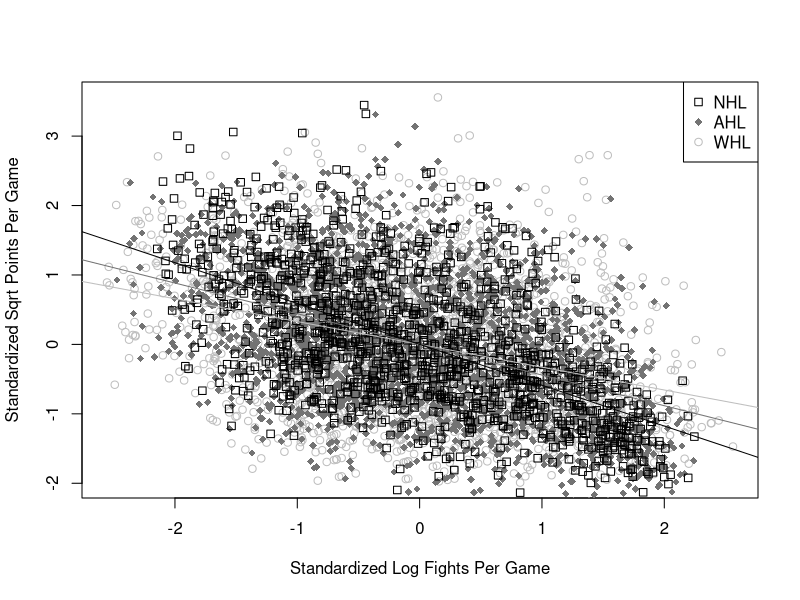
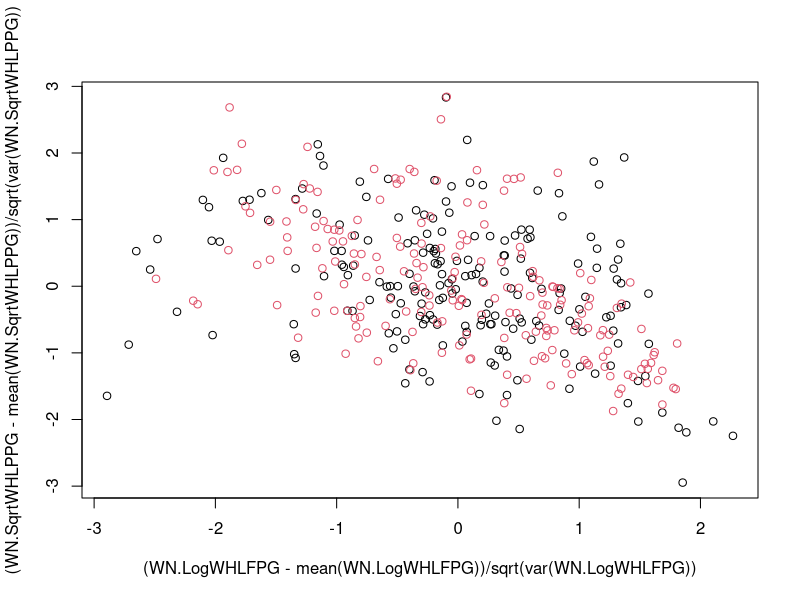
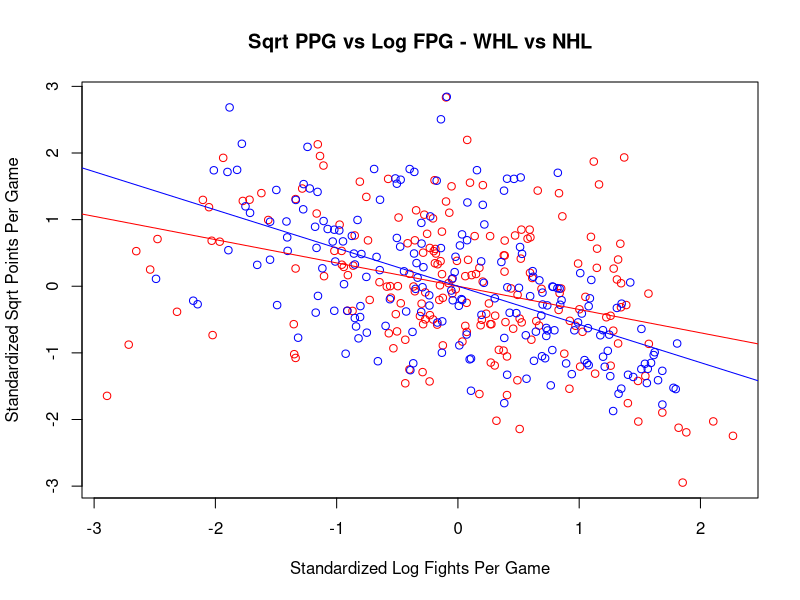
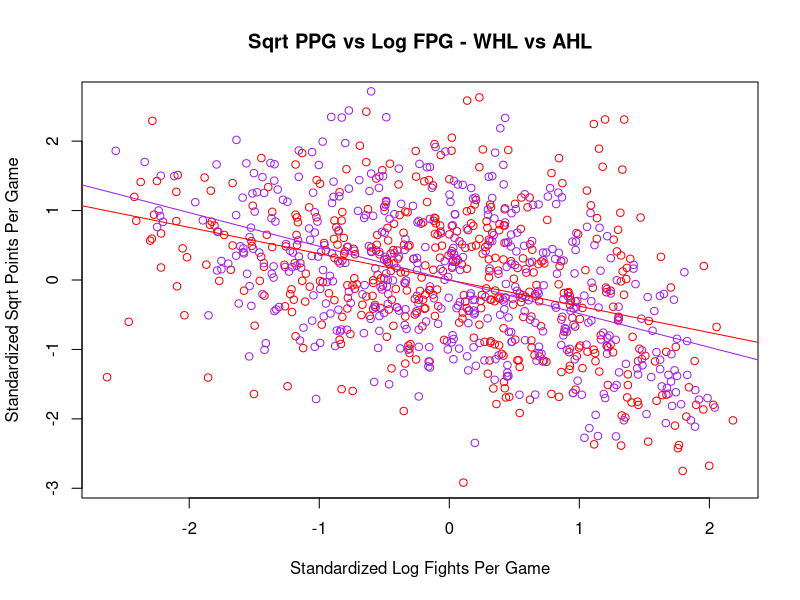
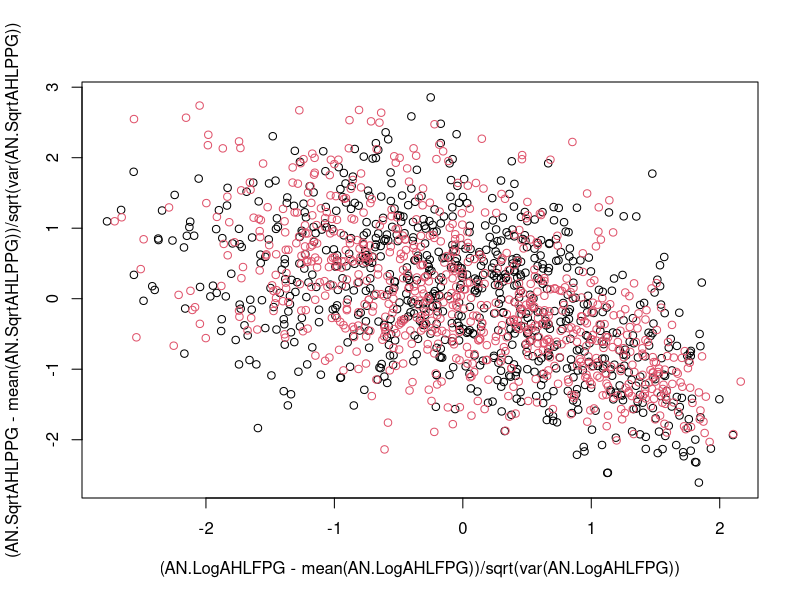
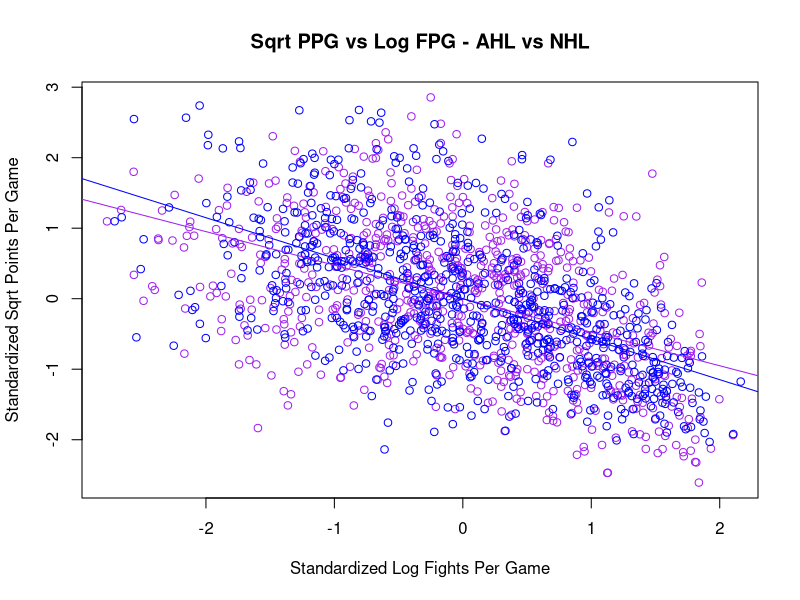

Recreate these plots in R, in order. (Note: this script raises an error after producing the figures.)
#Transitions Between Leagues
WHLtoNHL <-read.csv("TransWHLNHL.csv")
WHLtoAHL <-read.csv("TransWHLAHL.csv")
AHLtoNHL <-read.csv("TransAHLNHL.csv")
ALLThree <-read.csv("TransALL3.csv")
ScatterInfo <-read.csv("WHLAHLNHLScatter.csv")


#All 3 - No Subsets
AHLScat <- ScatterInfo[which(ScatterInfo$AHL.GP>20 & ScatterInfo$AHLPPG>0 & ScatterInfo$AHL.FPG > 0),]
LogAHLFPG <- log(AHLScat$AHL.FPG)
SqrtAHLPPG <- sqrt(AHLScat$AHLPPG)
WHLScat <- ScatterInfo[which(ScatterInfo$WHL.GP>18 & ScatterInfo$WHLPPG >0 & ScatterInfo$WHLFPG>0),]
LogWHLFPG <- log(WHLScat$WHLFPG)
SqrtWHLPPG <- sqrt(WHLScat$WHLPPG)
NHLScat <- ScatterInfo[which(ScatterInfo$NHL.GP>20 & ScatterInfo$NHL.PPG>0 & ScatterInfo$NHLFPG>0 ),]
LogNHLFPG <- log(NHLScat$NHLFPG)
SqrtNHLPPG <- sqrt(NHLScat$NHL.PPG)

ZLogWHLFPG <- (LogWHLFPG-mean(LogWHLFPG))/sqrt(var(LogWHLFPG))
ZLogAHLFPG <- (LogAHLFPG-mean(LogAHLFPG))/sqrt(var(LogAHLFPG))
ZLogNHLFPG <- (LogNHLFPG-mean(LogNHLFPG))/sqrt(var(LogNHLFPG))
ZSqrtWHLPPG <- (SqrtWHLPPG-mean(SqrtWHLPPG))/sqrt(var(SqrtWHLPPG))
ZSqrtAHLPPG <- (SqrtAHLPPG-mean(SqrtAHLPPG))/sqrt(var(SqrtAHLPPG))
ZSqrtNHLPPG <- (SqrtNHLPPG-mean(SqrtNHLPPG))/sqrt(var(SqrtNHLPPG))



mean(LogWHLFPG)
plot((LogWHLFPG-mean(LogWHLFPG))/sqrt(var(LogWHLFPG)),(SqrtWHLPPG-mean(SqrtWHLPPG))/sqrt(var(SqrtWHLPPG)),col='grey',pch = 1, xlab = 'Standardized Log Fights Per Game',ylab = 'Standardized Sqrt Points Per Game' )
points((LogAHLFPG-mean(LogAHLFPG))/sqrt(var(LogAHLFPG)),(SqrtAHLPPG-mean(SqrtAHLPPG))/sqrt(var(SqrtAHLPPG)),col='grey 45',pch = 18)
points((LogNHLFPG-mean(LogNHLFPG))/sqrt(var(LogNHLFPG)),(SqrtNHLPPG-mean(SqrtNHLPPG))/sqrt(var(SqrtNHLPPG)),col='black',pch =0)
abline(lm(ZLogWHLFPG~ZSqrtWHLPPG),col = 'grey')
abline(lm(ZLogAHLFPG~ZSqrtAHLPPG),col = 'grey 45')
abline(lm(ZLogNHLFPG~ZSqrtNHLPPG),col = 'black')
legend("topright",c('NHL','AHL','WHL'),pch=c(0,18,1),col=c('black','grey 45','grey'))

#CleanMatricmies
WHLtoNHLTrim<-WHLtoNHL[which(WHLtoNHL$WHL.GP>18 & WHLtoNHL$WHL.Points>0 & WHLtoNHL$WHL.Fights>0 & WHLtoNHL$NHL.GP>20 & WHLtoNHL$NHL.Points>0 & WHLtoNHL$NHL.Fights>0),]
WHLtoAHLTrim<-WHLtoAHL[which(WHLtoAHL$WHL.GP>18 & WHLtoAHL$WHL.Points>0 & WHLtoAHL$WHL.Fights>0 & WHLtoAHL$AHL.GP>20 & WHLtoAHL$AHL.Points>0 & WHLtoAHL$AHL.Fights>0),]
AHLtoNHLTrim<-AHLtoNHL[which(AHLtoNHL$AHL.GP>20 & AHLtoNHL$AHL.Points>0 & AHLtoNHL$AHL.Fights>0 & AHLtoNHL$NHL.GP>20 & AHLtoNHL$NHL.Points>0 & AHLtoNHL$NHL.Fights>0),]
ALLThreeTrim<- ALLThree[which(ALLThree$WHL.GP>18 & ALLThree$WHL.Points>0 & ALLThree$WHL.Fights>0 & ALLThree$AHL.GP>20 & ALLThree$AHL.Points>0 & ALLThree$AHL.Fights>0 & ALLThree$NHL.GP>20 & ALLThree$NHL.Points>0 & ALLThree$NHL.Fights>0),]

#WHL to NHL Variables
WN.WHLFPG <- WHLtoNHLTrim$WHL.Fights/WHLtoNHLTrim$WHL.GP
WN.WHLPPG <- WHLtoNHLTrim$WHL.Points/WHLtoNHLTrim$WHL.GP
WN.LogWHLFPG <- log(WN.WHLFPG)
WN.SqrtWHLPPG <- sqrt(WN.WHLPPG)
WN.NHLFPG <- WHLtoNHLTrim$NHL.Fights/WHLtoNHLTrim$NHL.GP
WN.NHLPPG <- WHLtoNHLTrim$NHL.Points/WHLtoNHLTrim$NHL.GP
WN.LogNHLFPG <- log(WN.NHLFPG)
WN.SqrtNHLPPG <- sqrt(WN.NHLPPG)

#plot WHL vs NHL
par(mfrow=c(1,1))
plot((WN.LogWHLFPG-mean(WN.LogWHLFPG))/sqrt(var(WN.LogWHLFPG)),(WN.SqrtWHLPPG-mean(WN.SqrtWHLPPG))/sqrt(var(WN.SqrtWHLPPG)),col=1)
points((WN.LogNHLFPG-mean(WN.LogNHLFPG))/sqrt(var(WN.LogNHLFPG)),(WN.SqrtNHLPPG-mean(WN.SqrtNHLPPG))/sqrt(var(WN.SqrtNHLPPG)),col=2)

WN.ZLogWHLFPG <- (WN.LogWHLFPG-mean(WN.LogWHLFPG))/sqrt(var(WN.LogWHLFPG))
WN.ZSqrtWHLPPG <- (WN.SqrtWHLPPG-mean(WN.SqrtWHLPPG))/sqrt(var(WN.SqrtWHLPPG))
WN.ZLogNHLFPG <- (WN.LogNHLFPG-mean(WN.LogNHLFPG))/sqrt(var(WN.LogNHLFPG))
WN.ZSqrtNHLPPG <- (WN.SqrtNHLPPG-mean(WN.SqrtNHLPPG))/sqrt(var(WN.SqrtNHLPPG))

plot(WN.ZLogWHLFPG,WN.ZSqrtWHLPPG,col='red',main = 'Sqrt PPG vs Log FPG - WHL vs NHL', xlab = 'Standardized Log Fights Per Game',ylab = 'Standardized Sqrt Points Per Game')
points(WN.ZLogNHLFPG,WN.ZSqrtNHLPPG,col='blue')
abline(lm(WN.ZLogWHLFPG~WN.ZSqrtWHLPPG),col = 'red')
abline(lm(WN.ZLogNHLFPG~WN.ZSqrtNHLPPG),col = 'blue')


#models WHL vs NHL
WN.NHLPoints <- lm(formula = WN.SqrtNHLPPG ~ WN.SqrtWHLPPG + WN.LogWHLFPG)
WN.NHLPoints1 <- lm(formula = WN.SqrtNHLPPG ~ WN.SqrtWHLPPG)
WN.NHLFights <- lm(formula = WN.LogNHLFPG ~ WN.SqrtWHLPPG + WN.LogWHLFPG)
WN.NHLFights1 <- lm(formula = WN.LogNHLFPG ~ WN.LogWHLFPG)

#WHL to AHL Variables
WA.WHLFPG <- WHLtoAHLTrim$WHL.Fights/WHLtoAHLTrim$WHL.GP
WA.WHLPPG <- WHLtoAHLTrim$WHL.Points/WHLtoAHLTrim$WHL.GP
WA.LogWHLFPG <- log(WA.WHLFPG)
WA.SqrtWHLPPG <- sqrt(WA.WHLPPG)
WA.AHLFPG <- WHLtoAHLTrim$AHL.Fights/WHLtoAHLTrim$AHL.GP
WA.AHLPPG <- WHLtoAHLTrim$AHL.Points/WHLtoAHLTrim$AHL.GP
WA.LogAHLFPG <- log(WA.AHLFPG)
WA.SqrtAHLPPG <- sqrt(WA.AHLPPG)

#plot WHL vs AHL
par(mfrow=c(1,1))
WA.ZLogWHLFPG <- (WA.LogWHLFPG-mean(WA.LogWHLFPG))/sqrt(var(WA.LogWHLFPG))
WA.ZSqrtWHLPPG <- (WA.SqrtWHLPPG-mean(WA.SqrtWHLPPG))/sqrt(var(WA.SqrtWHLPPG))
WA.ZLogAHLFPG <- (WA.LogAHLFPG-mean(WA.LogAHLFPG))/sqrt(var(WA.LogAHLFPG))
WA.ZSqrtAHLPPG <- (WA.SqrtAHLPPG-mean(WA.SqrtAHLPPG))/sqrt(var(WA.SqrtAHLPPG))

plot(WA.ZLogWHLFPG,WA.ZSqrtWHLPPG,col='red',main = 'Sqrt PPG vs Log FPG - WHL vs AHL', xlab = 'Standardized Log Fights Per Game',ylab = 'Standardized Sqrt Points Per Game')
points(WA.ZLogAHLFPG,WA.ZSqrtAHLPPG,col='purple')
abline(lm(WA.ZLogWHLFPG~WA.ZSqrtWHLPPG),col = 'red')
abline(lm(WA.ZLogAHLFPG~WA.ZSqrtAHLPPG),col = 'purple')

#models WHL vs NHL
WA.AHLPoints <- lm(formula = WA.SqrtAHLPPG ~ WA.SqrtWHLPPG + WA.LogWHLFPG)
WA.AHLPoints1 <- lm(formula = WA.SqrtAHLPPG ~ WA.SqrtWHLPPG)
WA.AHLFights <- lm(formula = WA.LogAHLFPG ~ WA.SqrtWHLPPG + WA.LogWHLFPG)
WA.AHLFights1 <- lm(formula = WA.LogAHLFPG ~ WA.LogWHLFPG)
summary(WA.AHLFights)

#AHL to NHL Variables
AN.AHLFPG <- AHLtoNHLTrim$AHL.Fights/AHLtoNHLTrim$AHL.GP
AN.AHLPPG <- AHLtoNHLTrim$AHL.Points/AHLtoNHLTrim$AHL.GP
AN.LogAHLFPG <- log(AN.AHLFPG)
AN.SqrtAHLPPG <- sqrt(AN.AHLPPG)
AN.NHLFPG <- AHLtoNHLTrim$NHL.Fights/AHLtoNHLTrim$NHL.GP
AN.NHLPPG <- AHLtoNHLTrim$NHL.Points/AHLtoNHLTrim$NHL.GP
AN.LogNHLFPG <- log(AN.NHLFPG)
AN.SqrtNHLPPG <- sqrt(AN.NHLPPG)

#plot AHL vs NHL
par(mfrow=c(1,1))
plot((AN.LogAHLFPG-mean(AN.LogAHLFPG))/sqrt(var(AN.LogAHLFPG)),(AN.SqrtAHLPPG-mean(AN.SqrtAHLPPG))/sqrt(var(AN.SqrtAHLPPG)),col=1)
points((AN.LogNHLFPG-mean(AN.LogNHLFPG))/sqrt(var(AN.LogNHLFPG)),(AN.SqrtNHLPPG-mean(AN.SqrtNHLPPG))/sqrt(var(AN.SqrtNHLPPG)),col=2)

AN.ZLogAHLFPG <- (AN.LogAHLFPG-mean(AN.LogAHLFPG))/sqrt(var(AN.LogAHLFPG))
AN.ZSqrtAHLPPG <- (AN.SqrtAHLPPG-mean(AN.SqrtAHLPPG))/sqrt(var(AN.SqrtAHLPPG))
AN.ZLogNHLFPG <- (AN.LogNHLFPG-mean(AN.LogNHLFPG))/sqrt(var(AN.LogNHLFPG))
AN.ZSqrtNHLPPG <- (AN.SqrtNHLPPG-mean(AN.SqrtNHLPPG))/sqrt(var(AN.SqrtNHLPPG))

plot(AN.ZLogAHLFPG,AN.ZSqrtAHLPPG,col='purple',main = 'Sqrt PPG vs Log FPG - AHL vs NHL', xlab = 'Standardized Log Fights Per Game',ylab = 'Standardized Sqrt Points Per Game')
points(AN.ZLogNHLFPG,AN.ZSqrtNHLPPG,col='blue')
abline(lm(AN.ZLogAHLFPG~AN.ZSqrtAHLPPG),col = 'purple')
abline(lm(AN.ZLogNHLFPG~AN.ZSqrtNHLPPG),col = 'blue')




#models AHL vs NHL
AN.NHLPoints <- lm(formula = AN.SqrtNHLPPG ~ AN.SqrtAHLPPG + AN.LogAHLFPG)
AN.NHLPoints1 <- lm(formula = AN.SqrtNHLPPG ~ AN.SqrtAHLPPG)
AN.NHLFights <- lm(formula = AN.LogNHLFPG ~ AN.SqrtAHLPPG + AN.LogAHLFPG)
AN.NHLFights1 <- lm(formula = AN.LogNHLFPG ~ AN.LogAHLFPG)

#All3 Variables
A3.AHLFPG <- ALLThreeTrim$AHL.Fights/ALLThreeTrim$AHL.GP
A3.AHLPPG <- ALLThreeTrim$AHL.Points/ALLThreeTrim$AHL.GP
A3.WHLFPG <- ALLThreeTrim$WHL.Fights/ALLThreeTrim$WHL.GP
A3.LogAHLFPG <- log(A3.AHLFPG)
A3.SqrtAHLPPG <- sqrt(A3.AHLPPG)
A3.LogWHLFPG <- log(A3.WHLFPG)
A3.SqrtWHLPPG <- sqrt(A3.WHLPPG)
A3.NHLFPG <- ALLThreeTrim$NHL.Fights/ALLThreeTrim$NHL.GP
A3.NHLPPG <- ALLThreeTrim$NHL.Points/ALLThreeTrim$NHL.GP
A3.LogNHLFPG <- log(A3.NHLFPG)
A3.SqrtNHLPPG <- sqrt(A3.NHLPPG)
#plot AHL vs NHL vs WHL
par(mfrow=c(1,1))

plot((A3.LogAHLFPG-mean(A3.LogAHLFPG))/sqrt(var(A3.LogAHLFPG)),(A3.SqrtAHLPPG-mean(A3.SqrtAHLPPG))/sqrt(var(A3.SqrtAHLPPG)),col=1)
points((A3.LogWHLFPG-mean(A3.LogWHLFPG))/sqrt(var(A3.LogWHLFPG)),(A3.SqrtWHLPPG-mean(A3.SqrtWHLPPG))/sqrt(var(A3.SqrtWHLPPG)),col=2)
points((A3.LogNHLFPG-mean(A3.LogNHLFPG))/sqrt(var(A3.LogNHLFPG)),(A3.SqrtNHLPPG-mean(A3.SqrtNHLPPG))/sqrt(var(A3.SqrtNHLPPG)),col=3)

A3.ZLogWHLFPG <- (A3.LogWHLFPG-mean(A3.LogWHLFPG))/sqrt(var(A3.LogWHLFPG))
A3.ZSqrtWHLPPG <- (A3.SqrtWHLPPG-mean(A3.SqrtWHLPPG))/sqrt(var(A3.SqrtWHLPPG))
A3.ZLogAHLFPG <- (A3.LogAHLFPG-mean(A3.LogAHLFPG))/sqrt(var(A3.LogAHLFPG))
A3.ZSqrtAHLPPG <- (A3.SqrtAHLPPG-mean(A3.SqrtAHLPPG))/sqrt(var(A3.SqrtAHLPPG))
A3.ZLogNHLFPG <- (A3.LogNHLFPG-mean(A3.LogNHLFPG))/sqrt(var(A3.LogNHLFPG))
A3.ZSqrtNHLPPG <- (A3.SqrtNHLPPG-mean(A3.SqrtNHLPPG))/sqrt(var(A3.SqrtNHLPPG))

plot(A3.ZLogWHLFPG,A3.ZSqrtWHLPPG,col='red',main = 'Sqrt PPG vs Log FPG - WHL & AHL vs NHL', xlab = 'Standardized Log Fights Per Game',ylab = 'Standardized Sqrt Points Per Game')
points(A3.ZLogAHLFPG,A3.ZSqrtAHLPPG,col='purple')
points(A3.ZLogNHLFPG,A3.ZSqrtNHLPPG,col='blue')
abline(lm(A3.ZLogWHLFPG~A3.ZSqrtWHLPPG),col = 'red')
abline(lm(A3.ZLogAHLFPG~A3.ZSqrtAHLPPG),col = 'purple')
abline(lm(A3.ZLogNHLFPG~A3.ZSqrtNHLPPG),col = 'blue')
legend("topright",c('NHL','AHL','WHL'),lty=c(1,1,1),col=c('black','grey 45','grey'))

#models AHL vs NHL
A3.NHLPoints <- lm(formula = A3.SqrtNHLPPG ~ A3.SqrtWHLPPG + A3.SqrtAHLPPG + A3.LogWHLFPG + A3.LogAHLFPG)
A3.NHLPoints1 <- lm(formula = A3.SqrtNHLPPG ~ A3.SqrtWHLPPG + A3.SqrtAHLPPG)
A3.NHLFights <- lm(formula = A3.LogNHLFPG ~ A3.SqrtWHLPPG + A3.SqrtAHLPPG + A3.LogWHLFPG + A3.LogAHLFPG)
A3.NHLFights1 <- lm(formula = A3.LogNHLFPG ~ A3.LogWHLFPG + A3.LogAHLFPG)

#4 plots

par(mfrow=c(2,2))

plot(WN.ZLogWHLFPG,WN.ZSqrtWHLPPG,col='red',main = 'Sqrt PPG vs Log FPG - WHL vs NHL', xlab = 'Standardized Log Fights Per Game',ylab = 'Standardized Sqrt Points Per Game')
points(WN.ZLogNHLFPG,WN.ZSqrtNHLPPG,col='blue')
abline(lm(WN.ZLogWHLFPG~WN.ZSqrtWHLPPG),col = 'red')
abline(lm(WN.ZLogNHLFPG~WN.ZSqrtNHLPPG),col = 'blue')

plot(WA.ZLogWHLFPG,WA.ZSqrtWHLPPG,col='red',main = 'Sqrt PPG vs Log FPG - WHL vs AHL', xlab = 'Standardized Log Fights Per Game',ylab = 'Standardized Sqrt Points Per Game')
points(WA.ZLogAHLFPG,WA.ZSqrtAHLPPG,col='purple')
abline(lm(WA.ZLogWHLFPG~WA.ZSqrtWHLPPG),col = 'red')
abline(lm(WA.ZLogAHLFPG~WA.ZSqrtAHLPPG),col = 'purple')

plot(AN.ZLogAHLFPG,AN.ZSqrtAHLPPG,col='purple',main = 'Sqrt PPG vs Log FPG - AHL vs NHL', xlab = 'Standardized Log Fights Per Game',ylab = 'Standardized Sqrt Points Per Game')
points(AN.ZLogNHLFPG,AN.ZSqrtNHLPPG,col='blue')
abline(lm(AN.ZLogAHLFPG~AN.ZSqrtAHLPPG),col = 'purple')
abline(lm(AN.ZLogNHLFPG~AN.ZSqrtNHLPPG),col = 'blue')

plot(A3.ZLogWHLFPG,A3.ZSqrtWHLPPG,col='red',main = 'Sqrt PPG vs Log FPG - WHL & AHL vs NHL', xlab = 'Standardized Log Fights Per Game',ylab = 'Standardized Sqrt Points Per Game')
points(A3.ZLogAHLFPG,A3.ZSqrtAHLPPG,col='purple')
points(A3.ZLogNHLFPG,A3.ZSqrtNHLPPG,col='blue')
abline(lm(A3.ZLogWHLFPG~A3.ZSqrtWHLPPG),col = 'red')
abline(lm(A3.ZLogAHLFPG~A3.ZSqrtAHLPPG),col = 'purple')
abline(lm(A3.ZLogNHLFPG~A3.ZSqrtNHLPPG),col = 'blue')

summary(A3.NHLFights)


summary(AN.NHLFights1)

stargazer(WN.NHLPoints,WA.AHLPoints,AN.NHLPoints,A3.NHLPoints,WN.NHLFights,WA.AHLFights,AN.NHLFights,A3.NHLFights, type = "text", digits = 4,star.cutoffs = c(0.05, 0.01, 0.001))


#4 plots

par(mfrow=c(2,2))

plot(WN.ZLogWHLFPG,WN.ZSqrtWHLPPG,col='grey',main = '', xlab = 'Standardized Log Fights Per Game',ylab = 'Standardized Sqrt Points Per Game')
points(WN.ZLogNHLFPG,WN.ZSqrtNHLPPG,col='black')
abline(lm(WN.ZLogWHLFPG~WN.ZSqrtWHLPPG),col = 'grey')
abline(lm(WN.ZLogNHLFPG~WN.ZSqrtNHLPPG),col = 'black')
legend("topright",c('NHL','WHL'),pch=c(1,1),col=c("black","grey"))

plot(WA.ZLogWHLFPG,WA.ZSqrtWHLPPG,col='grey',main = '', xlab = 'Standardized Log Fights Per Game',ylab = 'Standardized Sqrt Points Per Game')
points(WA.ZLogAHLFPG,WA.ZSqrtAHLPPG,col='grey 45')
abline(lm(WA.ZLogWHLFPG~WA.ZSqrtWHLPPG),col = 'grey')
abline(lm(WA.ZLogAHLFPG~WA.ZSqrtAHLPPG),col = 'grey 45')
legend("topright",c('AHL','WHL'),pch=c(1,1),col=c("grey 45","grey"))


plot(AN.ZLogAHLFPG,AN.ZSqrtAHLPPG,col='grey 45',main = '', xlab = 'Standardized Log Fights Per Game',ylab = 'Standardized Sqrt Points Per Game')
points(AN.ZLogNHLFPG,AN.ZSqrtNHLPPG,col='black')
abline(lm(AN.ZLogAHLFPG~AN.ZSqrtAHLPPG),col = 'grey 45')
abline(lm(AN.ZLogNHLFPG~AN.ZSqrtNHLPPG),col = 'black')
legend("topright",c('NHL','AHL'),pch=c(1,1),col=c("black","grey 45"))


plot(A3.ZLogWHLFPG,A3.ZSqrtWHLPPG,col='grey',main = '', xlab = 'Standardized Log Fights Per Game',ylab = 'Standardized Sqrt Points Per Game')
points(A3.ZLogAHLFPG,A3.ZSqrtAHLPPG,col='grey 45')
points(A3.ZLogNHLFPG,A3.ZSqrtNHLPPG,col='black')
abline(lm(A3.ZLogWHLFPG~A3.ZSqrtWHLPPG),col = 'grey')
abline(lm(A3.ZLogAHLFPG~A3.ZSqrtAHLPPG),col = 'grey 45')
abline(lm(A3.ZLogNHLFPG~A3.ZSqrtNHLPPG),col = 'black')
legend("topright",c('NHL','AHL','WHL'),pch=c(1,1,1),col=c("black","grey 45","grey"))